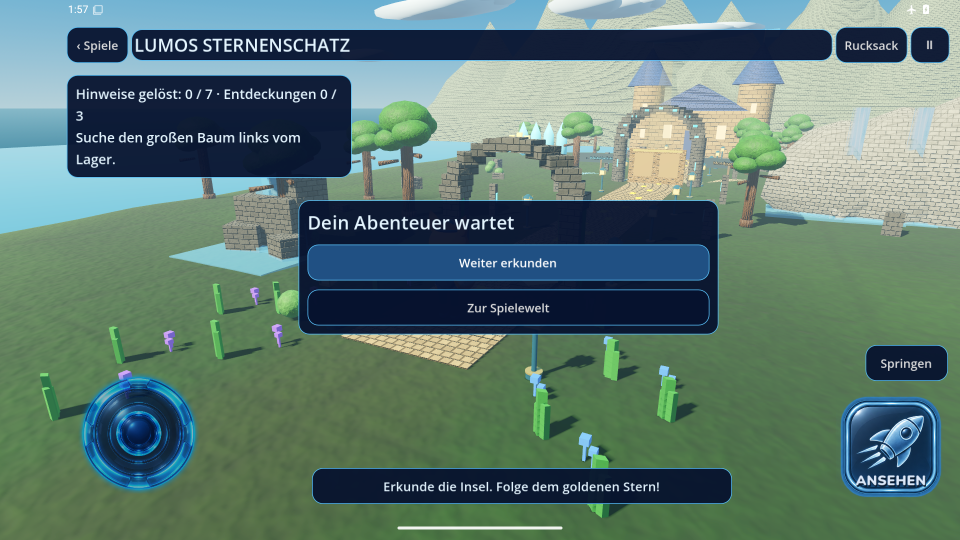
#> input picture scripts/tests/fixtures/studio_creative_ae1/0182-observe-original-stick.png, 1920 x 1080 px (shown at 1/2 size)
$ python -i creative_android_probe.py   (imports and definitions only)
#> lines starting #> are read from the running program, lines starting #| are printed output that depends on the picture
#> further down, picture is the input picture: PIL image 1920x1080 RGBA; mean R, G, B, A 93.6, 121.4, 112.8, 255
#!/usr/bin/env python3
"""Exercise a source/digest-pinned APK and preserve an actual baseline profile.

Only fictional data in a disposable Android emulator is used. Flutter controls
come from live accessibility; native Godot controls from current screenshot OCR.
No game completion, score, unlock, XML or touch target is injected into the app.
"""
from __future__ import annotations

import argparse
from collections import deque
import csv
import hashlib
from http.client import RemoteDisconnected
import json
import math
import os
from pathlib import Path
import re
import subprocess
import sys
import time
import traceback
import unicodedata
import xml.etree.ElementTree as ET

from PIL import Image, ImageChops
from flutter_surface_readiness import capture_when_ready

# Keep screenshot recognition from oversubscribing the same software-rendered
# emulator host. This changes only the independent OCR reader, not the app.
# [1 line not run here, left out]

sys.path.insert(0, str(Path(__file__).resolve().parents[2] / 'scripts' / 'probes'))
sys.path.insert(0, str(Path(__file__).resolve().parents[2] / 'tools' / 'android_qa'))
from rooted_emulator import ensure_rooted_emulator
from native_ocr_tiles import observed_matches, read_tiled_word
from native_surface_readiness import inspect_surface, target_observation
import pr207_android_smoke as base
import pr207_android_ui_probe as live

PACKAGE = base.PACKAGE
BASE_DIGEST = os.environ.get('LUMO_BASE_DIGEST', 'd33b9f5f04a013bc1bcafb579758d109f511ff69e9c08bc95b68c34d9b1c6e7e')
SOURCE = os.environ.get('LUMO_EXPECT_SOURCE', '53e294c9a057c0f15012a35c00dcaf666b6f37b4')
GODOT = os.environ.get('LUMO_EXPECT_GODOT', '148decd2b34af7bfb5f1504c166d42411f8e99e1')
EXPECTED_VERSION = int(os.environ.get('LUMO_EXPECT_VERSION', '1502'))
CERT = 'a6b1ef61bf59db4e0794c742aeb3b5506d130f4d21175c9975140e6acdb80702'
base.ui_nodes = live.live_nodes
base.tap_label = live.live_tap_label
_original_live_nodes = live.live_nodes


def digest(path: Path) -> str:
    with path.open('rb') as stream:
        return hashlib.file_digest(stream, 'sha256').hexdigest()


def normalized(value: str) -> str:
    plain = unicodedata.normalize('NFKD', value).encode('ascii', 'ignore').decode()
    return re.sub('[^a-z0-9]', '', plain.lower())


# [38 lines left out: function capture, not called in this run]


def capture_flutter_ready(out: Path, name: str, *, timeout: float = 30) -> dict:
    """Capture a real Flutter page only after its pixels finish rendering."""
    return capture_when_ready(out, name, capture, timeout=timeout)


# [32 lines left out: functions device_rotation, read_live_nodes, not called in this run]


live.live_nodes = read_live_nodes
base.ui_nodes = read_live_nodes


# [116 lines left out: functions recover_launcher_dialog, flutter_tap, not called in this run]


def gold_caption_boxes(image: Image.Image) -> list[list[int]]:
    """Find observed gold surfaces throughout a frame, without control coordinates."""
    width, height = image.size
#> width = 1920; height = 1080
    # Bound the connected-component scan even on large captured displays.
    reduction = max(4, math.ceil(max(width, height) / 600))
#> reduction = 4
    small = image.resize((math.ceil(width / reduction), math.ceil(height / reduction)),
                         Image.Resampling.NEAREST)
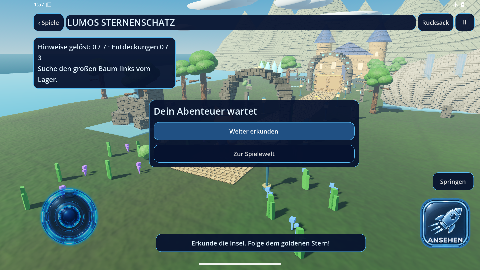
#> small: PIL image 480x270 RGBA; mean R, G, B, A 93.7, 121.4, 112.7, 255
#> (the run stopped early here; a loop or call above may not have finished)
